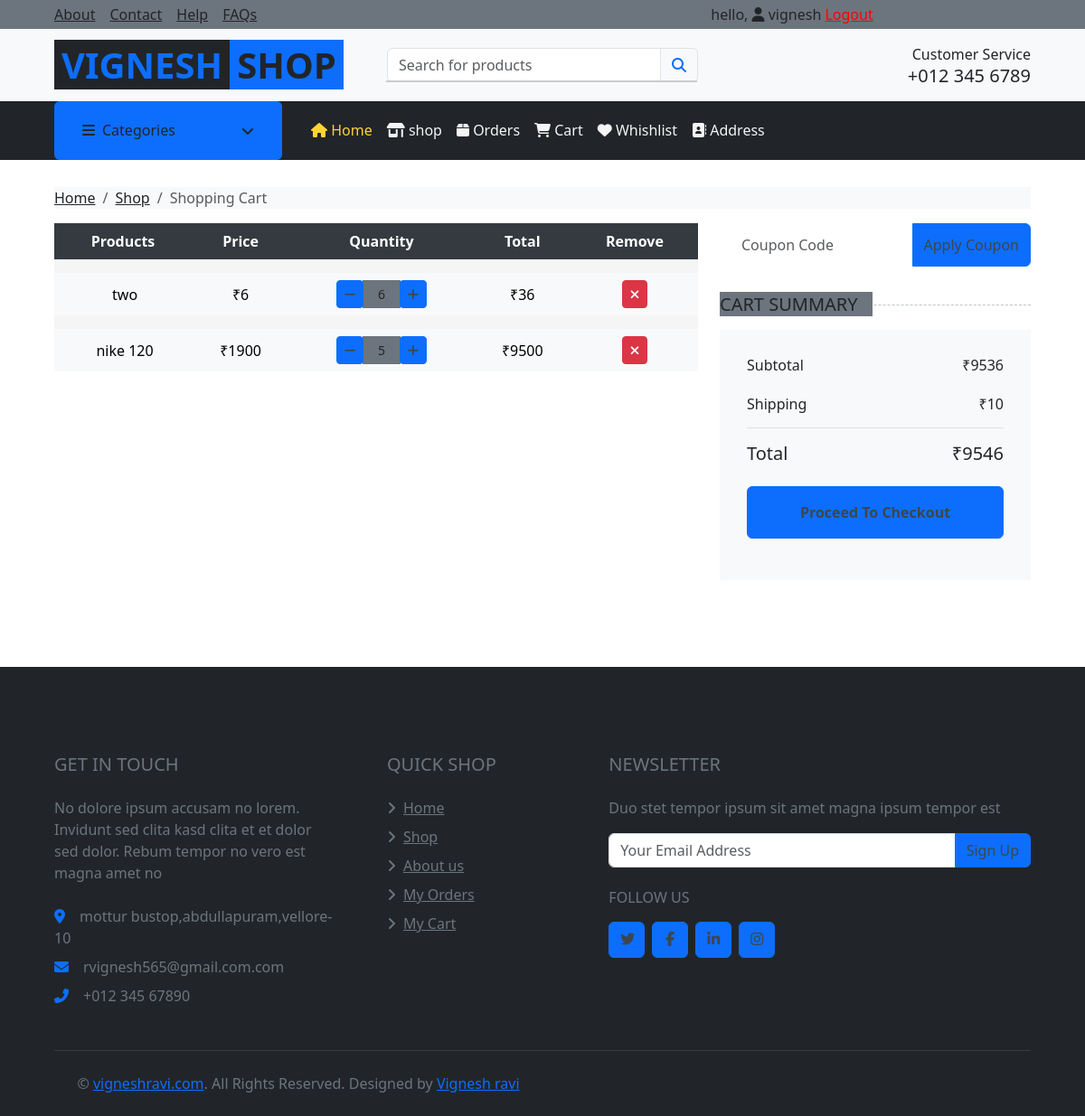
Before: /cart/ (signed in) with the older database file.
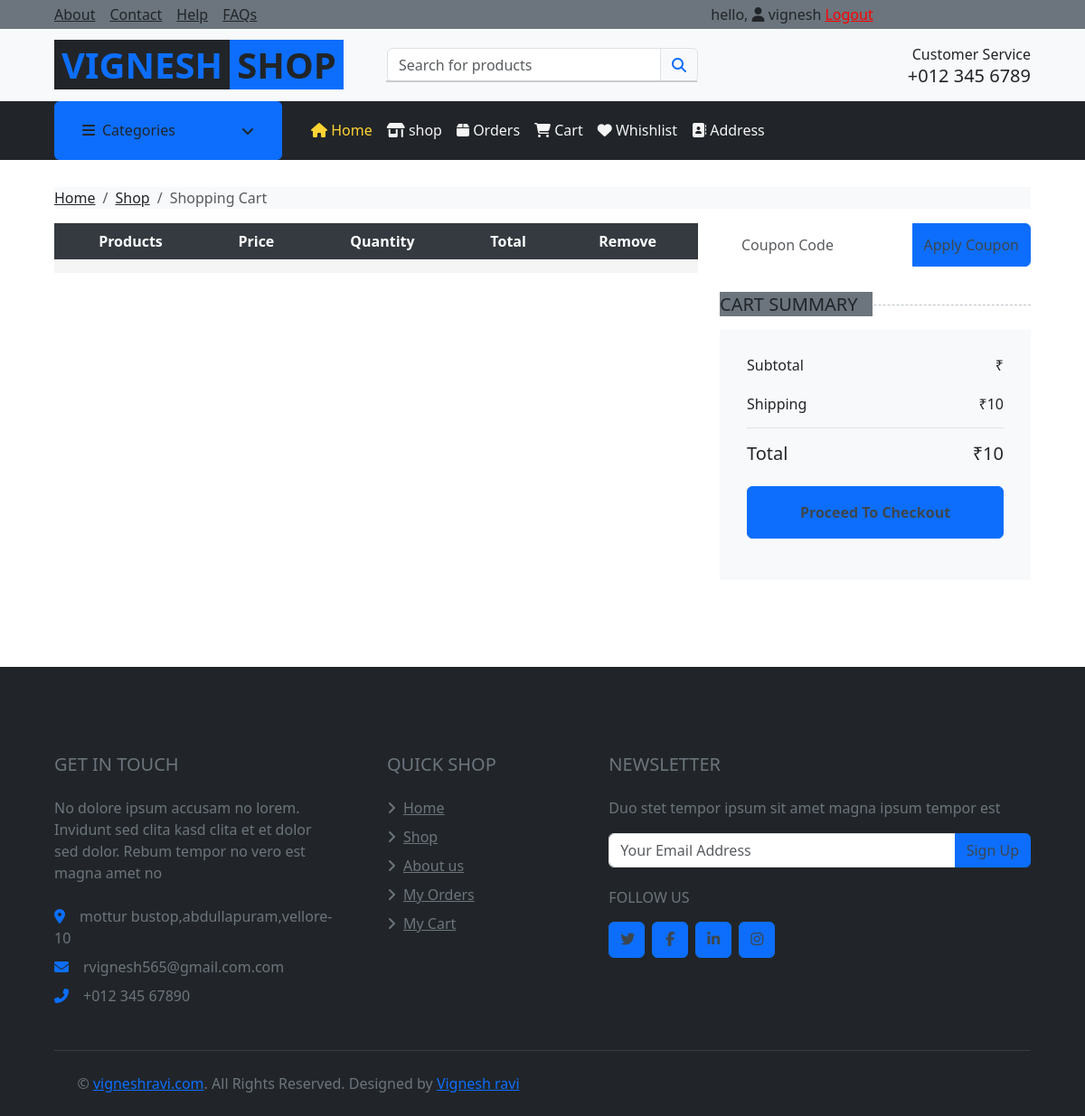
After: the same page with the newer database file.
### app/models.py (models this page shows, shortened)
class CustomUser(AbstractBaseUser, PermissionsMixin):
    email = models.EmailField(max_length=255, unique=True)
    name = models.CharField(max_length=255)
    mobilenumber = models.CharField(max_length=15)
    is_active = models.BooleanField(default=True)
    is_staff = models.BooleanField(default=False)
    is_admin = models.BooleanField(default=False)
    is_superuser = models.BooleanField(default=False)
    objects = CustomUserManager()
    USERNAME_FIELD = 'email'
    REQUIRED_FIELDS = ['name', 'mobilenumber']

class CartItem(models.Model):
    cart = models.ForeignKey(Cart, related_name='items', on_delete=models.CASCADE)
    product = models.ForeignKey(Product, on_delete=models.CASCADE)
    quantity = models.PositiveIntegerField(default=1)
    def get_total_price(self):
        return self.product.discounted_price * self.quantity

class Product(models.Model):
    name = models.CharField(max_length=100)
    description = models.TextField()
    specification = RichTextField(blank=True, null=True)
    information = RichTextField(blank=True, null=True)
    discount = models.IntegerField()
    stock = models.IntegerField()
    price = models.IntegerField()
    discounted_price = models.IntegerField(blank=True, null=True)
    image = models.ImageField(upload_to='products/')
    category = models.ForeignKey(Category, on_delete=models.CASCADE)
    subcategory = models.ForeignKey(SubCategory, on_delete=models.CASCADE, null=True, blank=True)
    featured = models.BooleanField(default=False)
    created_at = models.DateTimeField(auto_now_add=True)
    updated_at = models.DateTimeField(auto_now=True)

class Cart(models.Model):
    user = models.ForeignKey(settings.AUTH_USER_MODEL, on_delete=models.CASCADE)
    created_at = models.DateTimeField(auto_now_add=True)
    def get_total(self):
        total = sum(item.get_total_price() for item in self.items.all())
        return total

### app/cartviews.py (the view)
# urls.py: path('cart/', cart_detail, name='cart_detail'),
@login_required(login_url='login_view')
def cart_detail(request):
    categories = Category.objects.all()
    try:
        cart = Cart.objects.get(user=request.user)
        return render(request, 'pages/cart.html', {'cart': cart,'categories':categories})
    except Cart.DoesNotExist:
        return render(request, 'pages/cart.html',{'categories':categories})

### templates/pages/cart.html (shortened to what this page needs)
{% extends 'base/base.html' %}
{% block content %}
<div class="container-fluid">
    <div class="row px-xl-5">
        <div class="col-12">
            <nav class="breadcrumb bg-light mb-30">
                <a class="breadcrumb-item text-dark" href="#">Home</a>
                <a class="breadcrumb-item text-dark" href="#">Shop</a>
                <span class="breadcrumb-item active">Shopping Cart</span>
            </nav>
        </div>
    </div>
</div>
<div class="container-fluid">
    <div class="row px-xl-5">
        <div class="col-lg-8 table-responsive mb-5">
            <table class="table table-light table-borderless table-hover text-center mb-0">
                <thead class="thead-dark">
                    <tr>
                        <th>Products</th>
                        <th>Price</th>
                        <th>Quantity</th>
                        <th>Total</th>
                        <th>Remove</th>
                    </tr>
                </thead>
                <tbody class="align-middle">
                    {% for item in cart.items.all %}
                    <tr>
                        <td class="align-middle">
                            <img src="{{ item.product.image.url }}" alt="" style="width: 50px;"> {{ item.product.name }}
                        </td>
                        <td class="align-middle">&#8377;{{ item.product.discounted_price }}</td>
                        <td class="align-middle">
                            <div class="input-group quantity mx-auto" style="width: 100px;">
                                <div class="input-group-btn">
                                    <button class="btn btn-sm btn-primary btn-minus" data-id="{{ item.product.id }}">
                                        <i class="fa fa-minus"></i>
                                    </button>
                                </div>
                                <input type="text" class="form-control form-control-sm bg-secondary border-0 text-center" value="{{ item.quantity }}">
                                <div class="input-group-btn">
                                    <button class="btn btn-sm btn-primary btn-plus" data-id="{{ item.product.id }}">
                                        <i class="fa fa-plus"></i>
                                    </button>
                                </div>
                            </div>
                        </td>
                        <td class="align-middle">&#8377;{{ item.get_total_price }}</td>
                        <td class="align-middle">
                            <button class="btn btn-sm btn-danger" onclick="location.href='{% url 'remove_from_cart' item.product.id %}'">
                                <i class="fa fa-times"></i>
                            </button>
                        </td>
                    </tr>
                    {% endfor %}
                </tbody>
            </table>
        </div>
        <div class="col-lg-4">
            <form class="mb-30" action="">
                <div class="input-group">
                    <input type="text" class="form-control border-0 p-4" placeholder="Coupon Code">
                    <div class="input-group-append">
                        <button class="btn btn-primary">Apply Coupon</button>
                    </div>
                </div>
            </form>
            <h5 class="section-title position-relative text-uppercase mb-3"><span class="bg-secondary pr-3">Cart Summary</span></h5>
            <div class="bg-light p-30 mb-5">
                <div class="border-bottom pb-2">
                    <div class="d-flex justify-content-between mb-3">
                        <h6>Subtotal</h6>
                        <h6 id="subtotal">&#8377;{{ cart.get_total }}</h6>
                    </div>
                    <div class="d-flex justify-content-between">
                        <h6 class="font-weight-medium">Shipping</h6>
                        <h6 class="font-weight-medium">&#8377;10</h6>
                    </div>
                </div>
                <div class="pt-2">
                    <div class="d-flex justify-content-between mt-2">
                        <h5>Total</h5>
                        <h5 id="total">&#8377;{{ cart.get_total|add:"10" }}</h5>
                    </div>
                    <a href="{% url 'checkoutpage' %}" class="btn btn-block btn-primary font-weight-bold my-3 py-3">Proceed To Checkout</a>
                </div>
            </div>
        </div>
    </div>
</div>
{% endblock content %}

### templates/base/base.html (shortened to what this page needs)
{% load static %}
<!DOCTYPE html>
<html lang="en">
<head>
        <link href="https://cdnjs.cloudflare.com/ajax/libs/font-awesome/5.10.0/css/all.min.css" rel="stylesheet">
        <link rel="stylesheet" href="https://cdnjs.cloudflare.com/ajax/libs/font-awesome/6.6.0/css/all.min.css" />
        <link href="{% static 'lib/animate/animate.min.css' %} " rel="stylesheet">
        <link href="{% static ' lib/owlcarousel/assets/owl.carousel.min.css' %}" rel="stylesheet">
        <link href="css/style.css" rel="stylesheet">
        <link rel="stylesheet" href="{% static 'css/bootstrap-grid.css' %}">
        <link rel="stylesheet" href="{% static 'css/bootstrap-grid.min.css' %}">
        <link rel="stylesheet" href="{% static 'css/bootstrap-reboot.css' %}">
        <link rel="stylesheet" href="{% static 'css/bootstrap-reboot.min.css' %}">
        <link rel="stylesheet" href="{% static 'css/bootstrap.css' %}">
        <link rel="stylesheet" href="{% static 'css/bootstrap.min.css' %}">
        <link rel="stylesheet" href="{% static 'css/style.css' %}">
        <link rel="stylesheet" href="{% static 'css/style.min.css' %}">
        <link href="https://cdnjs.cloudflare.com/ajax/libs/toastr.js/latest/toastr.min.css" rel="stylesheet">
        <link href="https://stackpath.bootstrapcdn.com/bootstrap/5.3.0/css/bootstrap.min.css" rel="stylesheet">
</head>
<body>
<div class="container-fluid px-0">
    {% include 'inc/topnavbar.html' %}
    {% include 'inc/navbar.html' %}
    {% block content %}{% endblock content %}
    {% include 'inc/footer.html' %}
</div>
</body>
</html>

### templates/inc/topnavbar.html (shortened to what this page needs)
<div class="container-fluid">
    <div class="row bg-secondary py-1 px-xl-5">
        <div class="col-lg-6 d-none d-lg-block">
            <div class="d-inline-flex align-items-center h-100">
                <a class="text-body mr-3" href="">About</a>
                <a class="text-body mr-3" href="">Contact</a>
                <a class="text-body mr-3" href="">Help</a>
                <a class="text-body mr-3" href="">FAQs</a>
            </div>
        </div>
        <div class="col-lg-6 text-center text-lg-right">
            <div class="d-inline-flex align-items-center">
                <div class="d-flex">
                  {% if request.user.is_authenticated %}
                  <span><span>hello, <i class="fa-solid fa-user"></i> </span>{{request.user.name}} <a href="{% url 'logout_view' %}" style="color: red !important;">Logout</a></span>
                  {% else %}
                        <button class="dropdown-item bg-primary mx-1" type="button" > <a href="{% url 'signup_view' %}" style="color: white !important;">Register</a>  </button>
                        <button class="dropdown-item bg-primary mx-1" type="button"> <a href="{% url 'login_view' %}" style="color: white !important;">Login</a> </button>
                  {% endif %}
                    </div>
            </div>
        </div>
    </div>
    <div class="row align-items-center bg-light py-3 px-xl-5  ">
        <div class="col-lg-4 d-none d-lg-flex">
            <a href="" class="text-decoration-none">
                <span class="h1 text-uppercase text-primary bg-dark px-2">Vignesh</span>
                <span class="h1 text-uppercase text-dark bg-primary px-2 ml-n1">shop</span>
            </a>
        </div>
        <div class="col-lg-4 col-12 text-left">
            <div >
                <div class="input-group">
                    <input type="text" class="form-control" id="search-input"  placeholder="Search for products">
                    <div id="search-results" class="search-results"></div>
                    <div class="input-group-append">
                        <span class="input-group-text bg-transparent text-primary">
                            <i class="fa fa-search"></i>
                        </span>
                    </div>
                </div>
            </div>
        </div>
        <div class="col-lg-4 col-6 text-right d-none d-lg-block">
            <p class="m-0">Customer Service</p>
            <h5 class="m-0">+012 345 6789</h5>
        </div>
    </div>
</div>

### templates/inc/navbar.html (shortened to what this page needs)
<div
  class="container-fluid bg-dark mb-30 mobilenav"
  style="position: sticky; top: 0; z-index: 99"
>
  <div class="row px-xl-5">
    <div class="col-lg-3 d-none d-lg-block">
      <a
        class="btn d-flex align-items-center justify-content-between bg-primary w-100"
        data-toggle="collapse"
        href="#navbar-vertical"
        style="height: 65px; padding: 0 30px"
      >
        <h6 class="text-dark m-0"><i class="fa fa-bars mr-2"></i>Categories</h6>
        <i class="fa fa-angle-down text-dark"></i>
      </a>
    </div>
    <div class="col-lg-9">
      <nav
        class="navbar navbar-expand-lg bg-dark navbar-dark py-3 py-lg-0 px-0"
      >
        <div
          class="collapse navbar-collapse justify-content-between"
          id="navbarCollapse"
        >
          <div class="navbar-nav mr-auto py-0">
            <a href="{% url 'index' %}" class="nav-item nav-link active"
              ><i class="fa-solid fa-house"></i> Home</a
            >
            <a href="{% url 'myshop' %}" class="nav-item nav-link "
              ><i class="fa-solid fa-shop"></i> shop</a
            >
            <a href="{% url 'orders' %}" class="nav-item nav-link"><i class="fa-solid fa-box"></i> Orders</a>
            <a href="{% url 'cart_detail' %}" class="nav-item nav-link"><i class="fa-solid fa-cart-shopping"></i> Cart</a>
            <a href="{% url 'orders' %}" class="nav-item nav-link"><i class="fa-solid fa-heart"></i> Whishlist</a>
            {% if request.user.is_authenticated %}
            <a href="{% url 'address' %}" class="nav-item nav-link"><i class="fa-solid fa-address-book"></i> Address</a>
            {% endif %}
          </div>
        </div>
      </nav>
    </div>
  </div>
</div>

### templates/inc/footer.html (shortened to what this page needs)
<div class="container-fluid bg-dark text-secondary mt-5 pt-5">
    <div class="row px-xl-5 pt-5">
        <div class="col-lg-4 col-md-12 mb-5 pr-3 pr-xl-5">
            <h5 class="text-secondary text-uppercase mb-4">Get In Touch</h5>
            <p class="mb-4">No dolore ipsum accusam no lorem. Invidunt sed clita kasd clita et et dolor sed dolor. Rebum tempor no vero est magna amet no</p>
            <p class="mb-2"><i class="fa fa-map-marker-alt text-primary mr-3"></i>mottur bustop,abdullapuram,vellore-10</p>
            <p class="mb-2"><i class="fa fa-envelope text-primary mr-3"></i>rvignesh565@gmail.com.com</p>
            <p class="mb-0"><i class="fa fa-phone-alt text-primary mr-3"></i>+012 345 67890</p>
        </div>
        <div class="col-lg-8 col-md-12">
            <div class="row">
                <div class="col-md-4 mb-5">
                    <h5 class="text-secondary text-uppercase mb-4">Quick Shop</h5>
                    <div class="d-flex flex-column justify-content-start">
                        <a class="text-secondary mb-2" href="{% url 'index' %}"><i class="fa fa-angle-right mr-2"></i>Home</a>
                        <a class="text-secondary mb-2" href="{% url 'myshop' %}"><i class="fa fa-angle-right mr-2"></i>Shop</a>
                        <a class="text-secondary mb-2" href="{% url 'about' %}"><i class="fa fa-angle-right mr-2"></i>About us</a>
                        <a class="text-secondary mb-2" href="{% url 'orders' %}"><i class="fa fa-angle-right mr-2"></i>My Orders</a>
                        <a class="text-secondary mb-2" href="{% url 'cart_detail' %}"><i class="fa fa-angle-right mr-2"></i>My Cart</a>
                    </div>
                </div>
                <div class="col-md-8 mb-5">
                    <h5 class="text-secondary text-uppercase mb-4">Newsletter</h5>
                    <p>Duo stet tempor ipsum sit amet magna ipsum tempor est</p>
                    <form action="">
                        <div class="input-group">
                            <input type="text" class="form-control" placeholder="Your Email Address">
                            <div class="input-group-append">
                                <button class="btn btn-primary">Sign Up</button>
                            </div>
                        </div>
                    </form>
                    <h6 class="text-secondary text-uppercase mt-4 mb-3">Follow Us</h6>
                    <div class="d-flex">
                        <a class="btn btn-primary btn-square mr-2" href="#"><i class="fab fa-twitter"></i></a>
                        <a class="btn btn-primary btn-square mr-2" href="#"><i class="fab fa-facebook-f"></i></a>
                        <a class="btn btn-primary btn-square mr-2" href="#"><i class="fab fa-linkedin-in"></i></a>
                        <a class="btn btn-primary btn-square" href="#"><i class="fab fa-instagram"></i></a>
                    </div>
                </div>
            </div>
        </div>
    </div>
    <div class="row border-top mx-xl-5 py-4" style="border-color: rgba(256, 256, 256, .1) !important;">
        <div class="col-md-6 px-xl-0">
            <p class="mb-md-0 text-center text-md-left text-secondary">
                &copy; <a class="text-primary" href="https://www.vigneshravi.com" >vigneshravi.com</a>. All Rights Reserved. Designed
                by
                <a class="text-primary" href="https://www.vigneshravi.com">Vignesh ravi</a>
            </p>
        </div>
        <div class="col-md-6 px-xl-0 text-center text-md-right">
        </div>
    </div>
</div>

Changed rows visible on the page:
removed CartItem: product.name "two", product.discounted_price "6", quantity "6", get_total_price "36"
removed CartItem: product.name "nike 120", product.discounted_price "1900", quantity "5", get_total_price "9500"
removed Cart: get_total "9536", get_total|add "9546"
Other visible differences:
{{ cart.get_total|add:"10" }}: (not shown) → "10"
